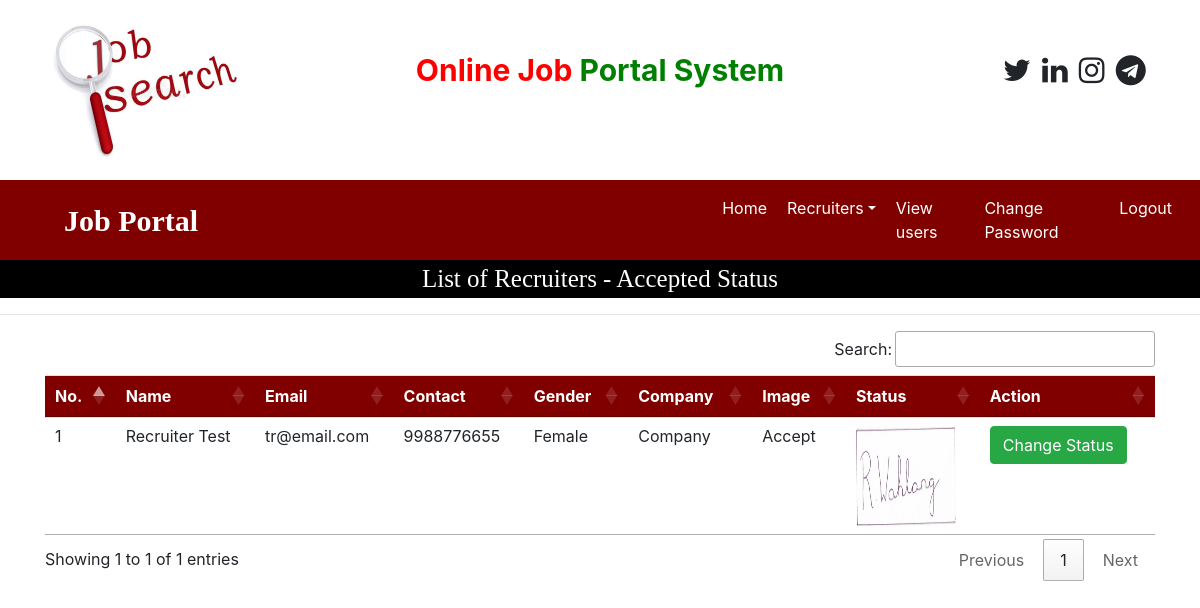
Before: /recruiter_accepted (signed in) with the older database file.
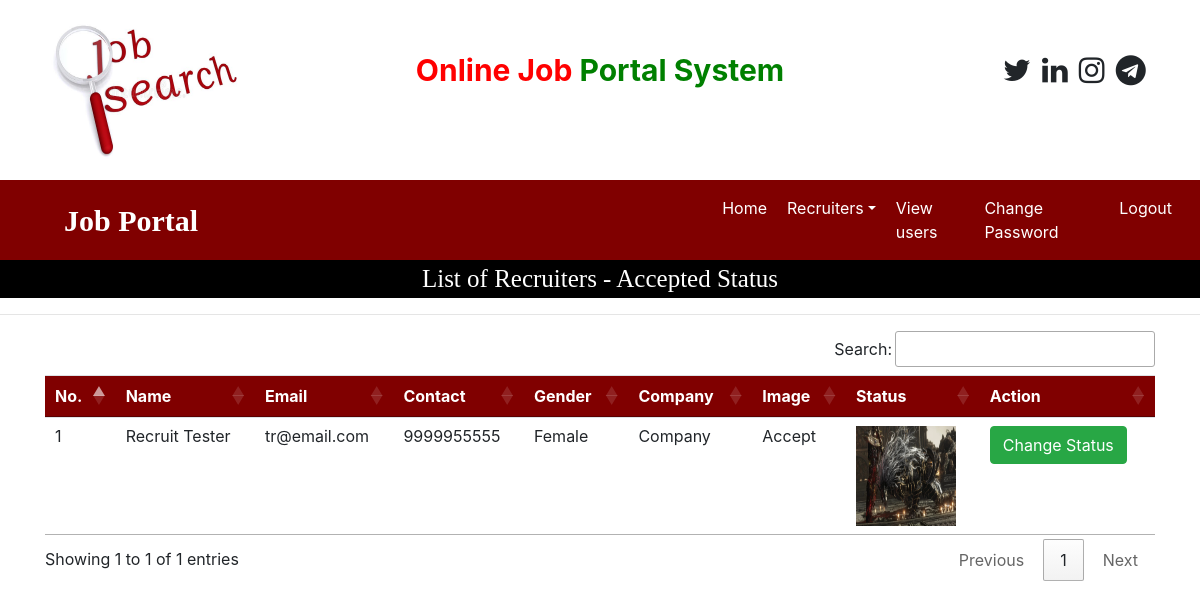
After: the same page with the newer database file.
### job/models.py (models this page shows, shortened)
class Recruiter(models.Model):
    user = models.ForeignKey(User, on_delete=models.CASCADE)
    mobile = models.CharField(max_length=15, null=True)
    image = models.FileField(null=True)
    gender = models.CharField(max_length=10, null=True)
    company = models.CharField(max_length=50, null=True)
    type = models.CharField(max_length=15, null=True)
    status = models.CharField(max_length=20, null=True)

### job/views.py (the view)
# urls.py: path('recruiter_accepted', recruiter_accepted, name="recruiter_accepted"),
def recruiter_accepted(request):
    if not request.user.is_authenticated:
        return redirect('admin_login')
    data = Recruiter.objects.filter(status='Accept')
    d = {'data': data}
    return render(request, 'recruiter_accepted.html', d)

### job/templates/recruiter_accepted.html
{% load static %}
{% block body %}
{% include 'admin_navigations.html' %}
<div style="font-family:'Monotype Corsiva'; font-size:25px; color: white; background-color: black; text-align: center">
        List of Recruiters - Accepted Status
</div>
<hr>
<div class="container">
<table class="table table-hover" id="example">
    <thead>
    <tr style="background-color: maroon; color: white">
        <th>No.</th>
        <th>Name</th>
        <th>Email</th>
        <th>Contact</th>
        <th>Gender</th>
        <th>Company</th>
        <th>Image</th>
        <th>Status</th>
        <th>Action</th>
    </tr>
    </thead>
    <tbody>
    {% for i in data %}
    <tr>
        <td>{{forloop.counter}}</td>
        <td>{{i.user.first_name}} {{i.user.last_name}}</td>
        <td>{{i.user.username}}</td>
        <td>{{i.mobile}}</td>
        <td>{{i.gender}}</td>
        <td>{{i.company}}</td>
        <td>{{i.status}}</td>
        <td><img src="{{i.image.url}}" style="width: 100px; height: 100px;"></td>
        <td><a href="{% url 'change_status' i.id %}" class="btn btn-success" onclick="return confirm('Change Status?')">Change Status</a></td>
    </tr>
    {% endfor %}
    </tbody>
</table>
</div>
{% endblock %}

Changed rows visible on the page:
changed Recruiter "Female": user.first_name "Recruiter" → "Recruit"; user.last_name "Test" → "Tester"; mobile "9988776655" → "9999955555"; image: a different picture
